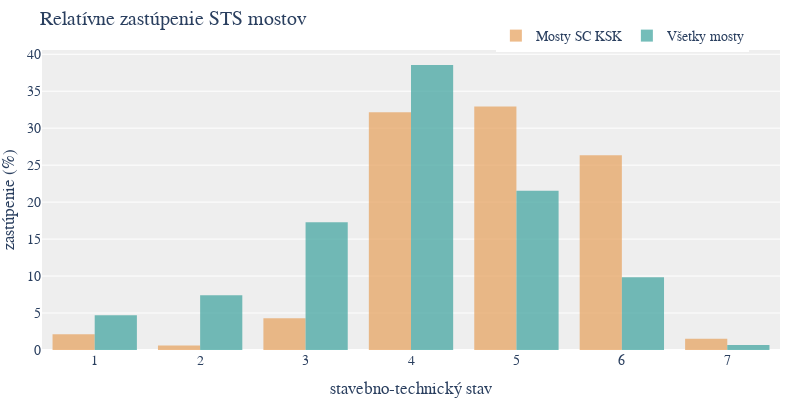

Source (notebook cell):
### Code cell
import plotly.graph_objects as go

# Creating the histogram for filtered_bridges
trace_filtered = go.Histogram(
    x=filtered_bridges["n_2023"],
    name='Mosty SC KSK',
    marker_color='#e7a564 ',
    opacity=0.75,
    histnorm='percent',
    offsetgroup=1  # Set offsetgroup to 1 for the bars to be side by side
)

# Creating the histogram for df_bridges_all
trace_all = go.Histogram(
    x=df_bridges_all["n_2023"],
    name='Všetky mosty',
    marker_color='#46a7a2',
    opacity=0.75,
    histnorm='percent',
    offsetgroup=2  # Set offsetgroup to 2 for the bars to be side by side
)

# Creating the figure and adding the histograms
fig = go.Figure(data=[trace_filtered, trace_all])

# Update the layout with Montserrat font
fig.update_layout(
    title_text='Relatívne zastúpenie STS mostov',
    xaxis_title_text='stavebno-technický stav',
    yaxis_title_text='zastúpenie (%)',
    barmode='group',  # Set barmode to "group" for bars to be side by side
    font=dict(
        family="Montserrat, sans-serif",  # Set font family to Montserrat
        size=14
    ),
    legend=dict(
        orientation="h",  # Horizontal legend orientation
        yanchor="top",  # Anchor legend to the top
        y=1.10,  # Position the legend slightly above the plot
        xanchor="left",  # Anchor legend to the left
        x=.615  # Align legend to the left
    ),
    plot_bgcolor='#EEEEEE',
    margin=dict(l=0, r=20, t=50, b=50),  # Adjust margins for tight layout
    bargap=0.2,
    width=800,
    height=400
)

# Adjusting the opacity for better visualization
fig.update_traces(opacity=0.75)

fig.show()

### Figure 1 — Plotly figure (JSON) as saved in the notebook; plotly's stock layout.template omitted (floating-point values rounded to 4 significant figures; data arrays with more than 128 entries replaced by an {"elided": "..."} marker saying what was removed)
{"data": [{"histnorm": "percent", "marker": {"color": "#e7a564 "}, "name": "Mosty SC KSK", "offsetgroup": "1", "opacity": 0.75, "type": "histogram", "x": {"elided": "653 int values"}}, {"histnorm": "percent", "marker": {"color": "#46a7a2"}, "name": "Všetky mosty", "offsetgroup": "2", "opacity": 0.75, "type": "histogram", "x": {"elided": "8125 int values"}}], "layout": {"bargap": 0.2, "barmode": "group", "font": {"family": "Montserrat, sans-serif", "size": 14}, "height": 400, "legend": {"orientation": "h", "x": 0.615, "xanchor": "left", "y": 1.1, "yanchor": "top"}, "margin": {"b": 50, "l": 0, "r": 20, "t": 50}, "plot_bgcolor": "#EEEEEE", "title": {"text": "Relatívne zastúpenie STS mostov"}, "width": 800, "xaxis": {"title": {"text": "stavebno-technický stav"}}, "yaxis": {"title": {"text": "zastúpenie (%)"}}}}
